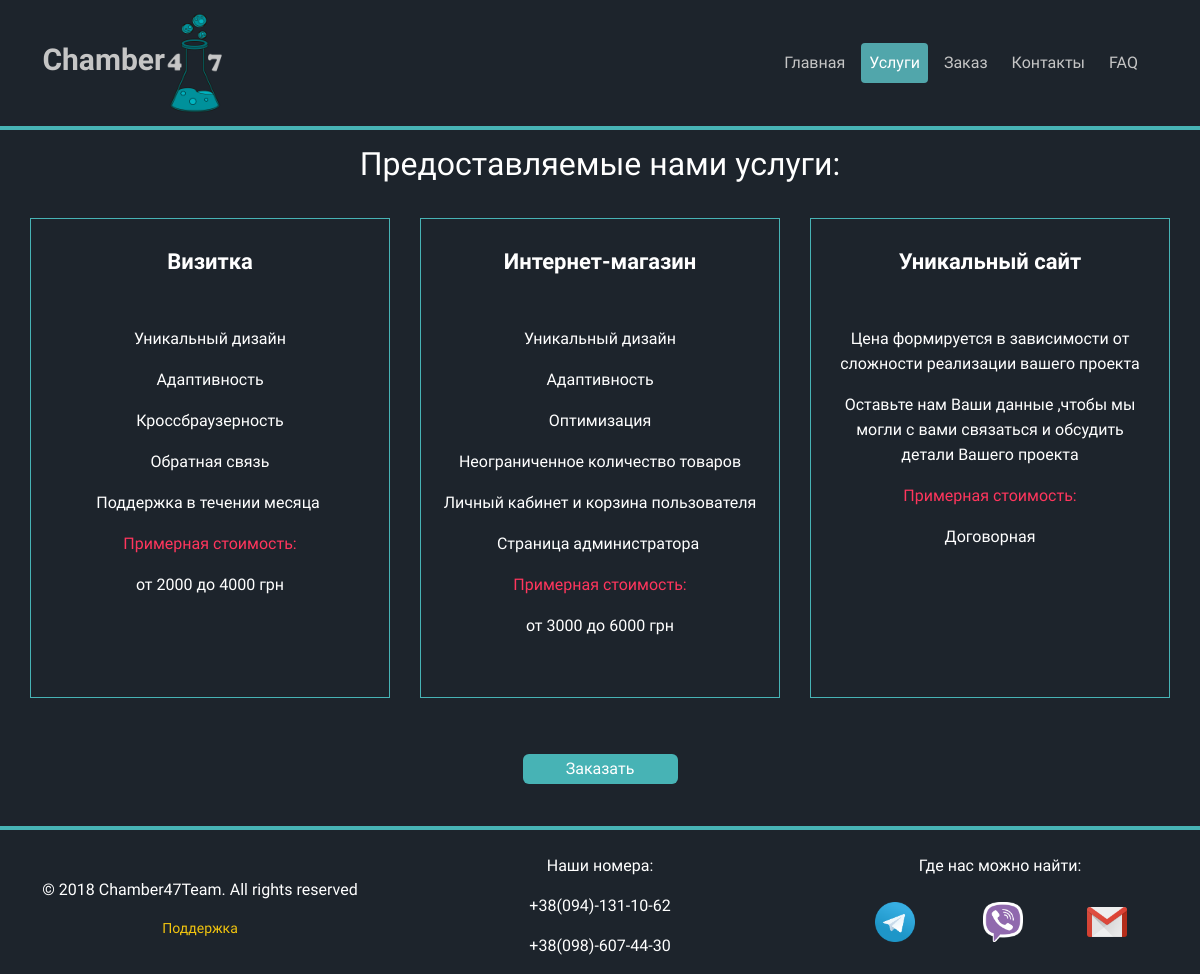
/main/services, run on the app's committed database.
### main_app/models.py (models this page shows, shortened)
class Services(models.Model):
    class Meta:
        ordering = ['name']
        verbose_name = 'Услугу'
        verbose_name_plural = 'Услуги'
    name = models.CharField(max_length=100, db_index=True, verbose_name='Название типа сайта')
    slug = models.SlugField(max_length=200, db_index=True,
                            unique=True, help_text='Нужно использовать для создания "хороших" URL-ов')
    price = models.price = models.CharField(max_length=20, verbose_name="Цена(грн)")
    available = models.BooleanField(default=False, verbose_name='Доступна услуга')
    image = models.ImageField(upload_to='products/img/%Y/%m/%d/', blank=True,
                              verbose_name="Картинка для услуги(300 x 300)")
    description = RichTextUploadingField(blank=True, verbose_name='Описание')

### main_app/views.py (the view)
# urls.py: path('services', views.service_list_view, name='service_list'),
def service_list_view(request):
    service_list = Services.objects.all()
    return render(request, 'main_app/services_list.html', {
        'service_list': service_list
    })

### templates/main_app/services_list.html (shortened to what this page needs)
{% extends 'base.html' %}
    {% block main_menu %}
        <li class="nav-item">
            <a class="nav-link" href="{% url 'main_app:index' %}">Главная</a>
        </li>
        <li class="nav-item active">
            <a class="nav-link" href="{% url 'main_app:service_list' %}">Услуги</a>
        </li>
        <li class="nav-item">
            <a class="nav-link" href="{% url 'forms_app:order' %}">Заказ</a>
        </li>
        <li class="nav-item">
            <a class="nav-link" href="{% url 'main_app:contacts' %}">Контакты</a>
        </li>
        <li class="nav-item">
            <a class="nav-link" href="{% url 'main_app:faq' %}">FAQ</a>
        </li>
    {% endblock %}
    {% block content %}
        <div class="col-12"><h2 align="center">Предоставляемые нами услуги:</h2></div>
            {% for service in service_list %}
                <div class="col-12 col-lg-4">
                    <div class="services-list">
                        <div class="services-list-content">
                            <br>
                            <h3 class="title">{{ service.name }}</h3><br>
                             <p class="description">
                                 {% autoescape off %}
                                     {{ service.description }}
                                 {% endautoescape %}
                             </p>
                             <p style="color: #ff365d">Примерная стоимость:</p>
                             <p>{{ service.price }}</p>
                        </div>
                    </div>
                </div>
            {% endfor %}
            <div class="col-12" style="text-align: center; padding-top: 30px">
                <a href="{% url 'forms_app:order' %}"style="margin: auto">
                    <button class="new-button">Заказать</button>
                </a>
            </div>
    {% endblock %}

### main_app/static/css/styles.css (style rules this page uses)
button.new-button { color: white; text-align: center; background-color: #47B3B5; border: none; height: 30px; border-radius: 6px; width: 155px; }
.services-list { border: 1px solid #47B3B5; text-align: center; padding: 5px 0; overflow: hidden; position: relative; z-index: 1; transition: all 0.5s ease 0s; min-height: 480px; max-height: 480px; }
.services-list:before, .services-list:after { content: ""; width: 200%; height: 200%; background: #1d242c; position: absolute; top: 0%; left: 0%; z-index: -1; transition: all 1s ease 0.1s; }
.services-list:before { background: rgba(9, 3, 18, 0.69); }
.services-list .services-list-content { color: #fff; line-height: 25px; padding: 0 20px 20px; }
.services-list .title { font-size: 22px; font-weight: 700; margin-bottom: 10px; }
.services-list .description { font-size: 14px; }

### data on the page
Services: name "Визитка", description "Уникальный дизайн Адаптивность Кроссбраузерность Обратная связь Поддержка в течении месяца", price "от 2000 до 4000 грн"
Services: name "Интернет-магазин", description "Уникальный дизайн Адаптивность Оптимизация Неограниченное количество товаров Личный кабинет и корзина пользователя Страница администратора", price "от 3000 до 6000 грн"
Services: name "Уникальный сайт", description "Цена формируется в зависимости от сложности реализации вашего проекта Оставьте нам Ваши данные ,чтобы мы могли с вами связаться и обсудить детали Вашего проекта", price "Договорная"
